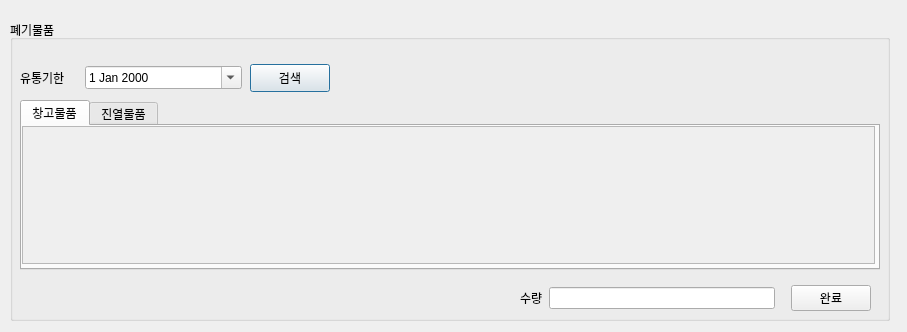
<?xml version="1.0" encoding="UTF-8"?>
<ui version="4.0">
 <class>Dialog</class>
 <widget class="QDialog" name="Dialog">
  <property name="geometry">
   <rect>
    <x>0</x>
    <y>0</y>
    <width>907</width>
    <height>332</height>
   </rect>
  </property>
  <property name="windowTitle">
   <string>Dialog</string>
  </property>
  <widget class="QGroupBox" name="groupBox">
   <property name="geometry">
    <rect>
     <x>10</x>
     <y>20</y>
     <width>880</width>
     <height>301</height>
    </rect>
   </property>
   <property name="title">
    <string>폐기물품</string>
   </property>
   <property name="flat">
    <bool>true</bool>
   </property>
   <widget class="QWidget" name="horizontalLayoutWidget_11">
    <property name="geometry">
     <rect>
      <x>10</x>
      <y>40</y>
      <width>222</width>
      <height>36</height>
     </rect>
    </property>
    <layout class="QHBoxLayout" name="horizontalLayout_23">
     <property name="spacing">
      <number>20</number>
     </property>
     <item>
      <widget class="QLabel" name="label_9">
       <property name="enabled">
        <bool>true</bool>
       </property>
       <property name="sizePolicy">
        <sizepolicy hsizetype="Fixed" vsizetype="Preferred">
         <horstretch>0</horstretch>
         <verstretch>0</verstretch>
        </sizepolicy>
       </property>
       <property name="text">
        <string>유통기한</string>
       </property>
      </widget>
     </item>
     <item>
      <layout class="QVBoxLayout" name="verticalLayout_11">
       <item>
        <widget class="QDateEdit" name="dateEdit">
         <property name="calendarPopup">
          <bool>true</bool>
         </property>
        </widget>
       </item>
      </layout>
     </item>
    </layout>
   </widget>
   <widget class="QPushButton" name="pushButton_6">
    <property name="geometry">
     <rect>
      <x>240</x>
      <y>44</y>
      <width>80</width>
      <height>28</height>
     </rect>
    </property>
    <property name="text">
     <string>검색</string>
    </property>
   </widget>
   <widget class="QTabWidget" name="tabWidget">
    <property name="geometry">
     <rect>
      <x>10</x>
      <y>80</y>
      <width>860</width>
      <height>170</height>
     </rect>
    </property>
    <property name="currentIndex">
     <number>0</number>
    </property>
    <widget class="QWidget" name="tab">
     <attribute name="title">
      <string>창고물품</string>
     </attribute>
     <widget class="QScrollArea" name="scrollArea_12">
      <property name="geometry">
       <rect>
        <x>0</x>
        <y>0</y>
        <width>853</width>
        <height>138</height>
       </rect>
      </property>
      <property name="widgetResizable">
       <bool>true</bool>
      </property>
      <widget class="QWidget" name="scrollAreaWidgetContents_12">
       <property name="geometry">
        <rect>
         <x>0</x>
         <y>0</y>
         <width>851</width>
         <height>136</height>
        </rect>
       </property>
       <widget class="QWidget" name="gridLayoutWidget_12">
        <property name="geometry">
         <rect>
          <x>0</x>
          <y>0</y>
          <width>861</width>
          <height>131</height>
         </rect>
        </property>
        <layout class="QGridLayout" name="gridLayout_12"/>
       </widget>
      </widget>
     </widget>
    </widget>
    <widget class="QWidget" name="tab_2">
     <attribute name="title">
      <string>진열물품</string>
     </attribute>
     <widget class="QScrollArea" name="scrollArea_13">
      <property name="geometry">
       <rect>
        <x>0</x>
        <y>0</y>
        <width>853</width>
        <height>138</height>
       </rect>
      </property>
      <property name="widgetResizable">
       <bool>true</bool>
      </property>
      <widget class="QWidget" name="scrollAreaWidgetContents_15">
       <property name="geometry">
        <rect>
         <x>0</x>
         <y>0</y>
         <width>851</width>
         <height>136</height>
        </rect>
       </property>
       <widget class="QWidget" name="gridLayoutWidget_15">
        <property name="geometry">
         <rect>
          <x>0</x>
          <y>0</y>
          <width>861</width>
          <height>131</height>
         </rect>
        </property>
        <layout class="QGridLayout" name="gridLayout_15"/>
       </widget>
      </widget>
     </widget>
    </widget>
   </widget>
   <widget class="QWidget" name="horizontalLayoutWidget">
    <property name="geometry">
     <rect>
      <x>510</x>
      <y>260</y>
      <width>351</width>
      <height>36</height>
     </rect>
    </property>
    <layout class="QHBoxLayout" name="horizontalLayout">
     <item>
      <layout class="QHBoxLayout" name="horizontalLayout_2">
       <property name="rightMargin">
        <number>10</number>
       </property>
       <item>
        <widget class="QLabel" name="label_21">
         <property name="enabled">
          <bool>true</bool>
         </property>
         <property name="autoFillBackground">
          <bool>false</bool>
         </property>
         <property name="text">
          <string>수량</string>
         </property>
        </widget>
       </item>
       <item>
        <widget class="QLineEdit" name="lineEdit_17"/>
       </item>
      </layout>
     </item>
     <item>
      <widget class="QPushButton" name="pushButton_2">
       <property name="text">
        <string>완료</string>
       </property>
      </widget>
     </item>
    </layout>
   </widget>
  </widget>
 </widget>
 <resources/>
 <connections/>
</ui>
